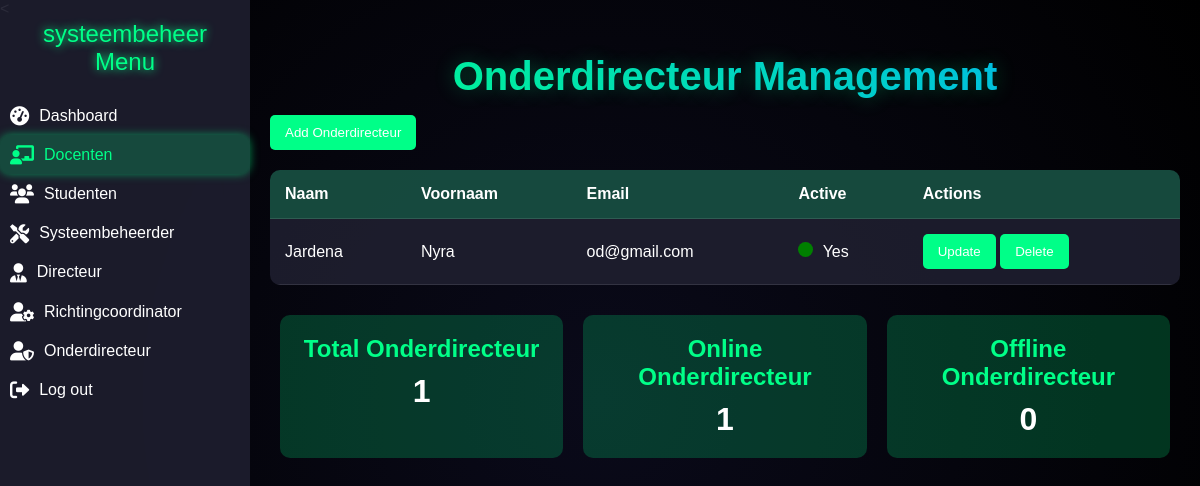
/systeembeheer/systeembeheer_od.php (signed in), run on an earlier commit of the app's database.
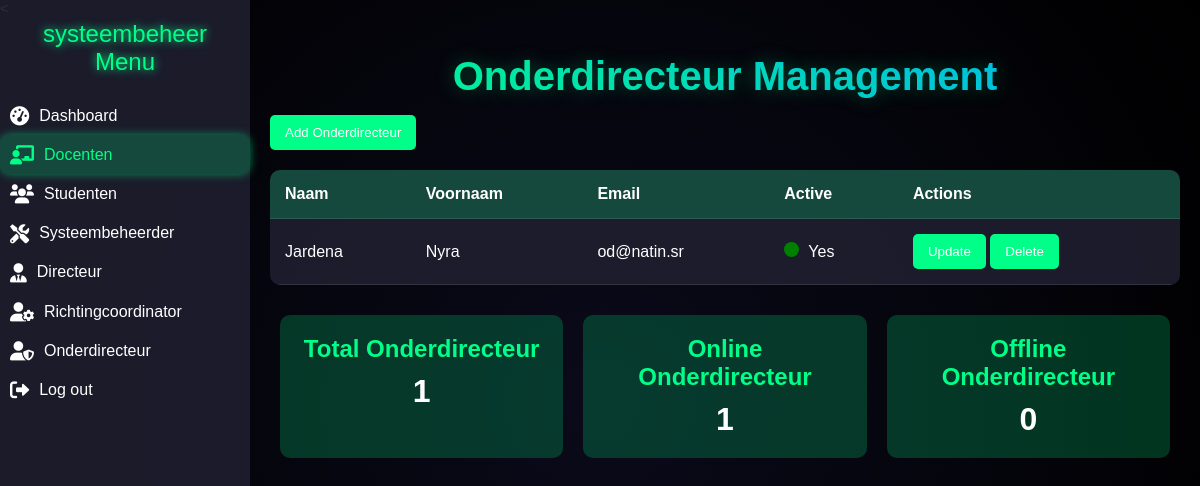
And on a later commit of the database.
### tables this page shows
CREATE TABLE `tgebruiker` (
  `gebruiker_id` int NOT NULL,
  `email` varchar(255) DEFAULT NULL,
  `password` varchar(255) DEFAULT NULL,
  `persoon_id` int DEFAULT NULL
);

CREATE TABLE `personen` (
  `persoon_id` int NOT NULL,
  `naam` varchar(100) DEFAULT NULL,
  `rol_id` int DEFAULT NULL,
  `voornaam` varchar(255) DEFAULT NULL,
  `geboorte_datum` datetime DEFAULT NULL,
  `active` tinyint(1) DEFAULT '1',
  `klas_id` int DEFAULT NULL
);

### systeembeheer/systeembeheer_od.php (the view, shortened to what this page needs)
<?php
if (isset($_SESSION['gebruiker_id']) && isset($_SESSION['user_name'])) {
    $activePage = 'docenten';
    include('../login/db_connect.php');
$totalodResult = $conn->query("SELECT COUNT(*) as total FROM personen WHERE rol_id = 5");
$totalod = $totalodResult->fetch_assoc()['total'];
$onlineodResult = $conn->query("SELECT COUNT(*) as online FROM personen WHERE rol_id = 5 AND active = 1");
$onlineod = $onlineodResult->fetch_assoc()['online'];
$offlineod = $totalod - $onlineod;
?>
<!DOCTYPE html>
<html lang="nl">
<head>
    <link rel="stylesheet" href="https://cdnjs.cloudflare.com/ajax/libs/font-awesome/6.0.0/css/all.min.css">
</head>
<body>
<div class="sidebar" id="sidebar">
    <header>systeembeheer Menu</header>
    <a href="systeembeheer-dashboard.php" class="<?= ($activePage == 'dashboard') ? 'active' : ''; ?>">
        <i class="fas fa-tachometer-alt"></i>
        <span>Dashboard</span>
    </a>
    <a href="systeembeheer-docenten.php" class="<?= ($activePage == 'docenten') ? 'active' : ''; ?>">
        <i class="fas fa-chalkboard-teacher"></i>
        <span>Docenten</span>
    </a>
    <a href="systeembeheer-studenten.php" class="<?= ($activePage == 'studenten') ? 'active' : ''; ?>">
        <i class="fas fa-users"></i>
        <span>Studenten</span>
    </a>
    <a href="systeembeheer-systeembeheerder.php" class="<?= ($activePage == 'systeembeheerder') ? 'active' : ''; ?>">
        <i class="fas fa-tools"></i>
        <span>Systeembeheerder</span>
    </a>
    <a href="systeembeheer-directeur.php" class="<?= ($activePage == 'directeur') ? 'active' : ''; ?>">
        <i class="fas fa-user-tie"></i>
        <span>Directeur</span>
    </a>
    <a href="systeembeheer-Richtingcoordinator.php" class="<?= ($activePage == 'Richtingcoordinator') ? 'active' : ''; ?>">
        <i class="fas fa-user-cog"></i>
        <span>Richtingcoordinator</span>
    </a>
    <a href="systeembeheer_od.php" class="<?= ($activePage == 'od') ? 'active' : ''; ?>">
        <i class="fas fa-user-shield"></i>
        <span>Onderdirecteur</span>
    </a>
    <a href="../login/logout.php">
        <i class="fas fa-sign-out-alt"></i>
        <span>Log out</span>
    </a>
</div>
        <div class="main-content">
    <h1 class="dashboard-title">Onderdirecteur Management</h1>
        <button class="btn" id="addDocentBtn">Add Onderdirecteur</button>
<table>
    <thead>
        <tr>
            <th>Naam</th>
            <th>Voornaam</th>
            <th>Email</th>
            <th>Active</th>
            <th>Actions</th>
        </tr>
    </thead>
    <tbody id="docentTableBody">
    <?php
$result = $conn->query("SELECT p.persoon_id, p.naam, p.voornaam, t.email, t.password, p.active FROM personen p JOIN tgebruiker t ON p.persoon_id = t.persoon_id WHERE p.rol_id = 5");
while ($od = $result->fetch_assoc()) {
    $statusClass = $od['active'] ? 'green' : 'red';
    echo "<tr>
        <td>{$od['naam']}</td>
        <td>{$od['voornaam']}</td>
        <td>{$od['email']}</td>
        <td>
            <span class='light $statusClass'></span> " . ($od['active'] ? 'Yes' : 'No') . "
        </td>
        <td>
            <button class='btn' onclick='openUpdateModal({$od['persoon_id']}, \"{$od['naam']}\", \"{$od['voornaam']}\", \"{$od['email']}\", \"{$od['password']}\", {$od['active']})'>Update</button>
            <form method='POST' style='display:inline;'>
                <input type='hidden' name='delete_id' value='{$od['persoon_id']}'>
                <button type='submit' class='btn' onclick=\"return confirm('Are you sure you want to delete this docent?');\">Delete</button>
            </form>
        </td>
    </tr>";
}
?>
    </tbody>
</table>
        <div class="card-container" style="display: flex; justify-content: space-around; margin-top: 20px;">
    <div class="card">
        <h3>Total Onderdirecteur</h3>
        <p><?php echo $totalod; ?></p>
    </div>
    <div class="card">
        <h3>Online Onderdirecteur</h3>
        <p><?php echo $onlineod; ?></p>
    </div>
    <div class="card">
        <h3>Offline Onderdirecteur</h3>
        <p><?php echo $offlineod; ?></p>
    </div>
</div>
</body>
</html>
<?php
} else {
    header("Location: index.php");
    exit();
}
?>

What changed in the data, as far as the page shows it:
changed tgebruiker "Jardena": email "od@gmail.com" → "od@natin.sr"
